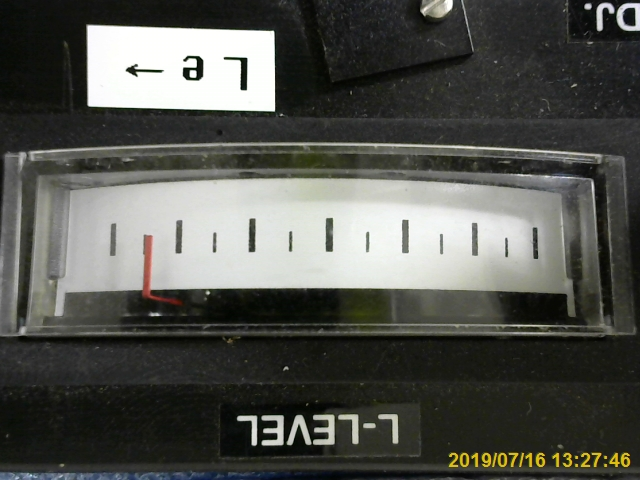
#> input picture sample_1.jpg, 640 x 480 px, found by its file name
$ jupyter execute moon_sample.ipynb
#> lines starting #> are read from the running program, lines starting #| are printed output that depends on the picture; after the words box and inside, x2 and y2 are one past the last pixel; in counts of white or black regions, pixels touching at a corner belong together; long printed decimals are rounded
[cell 1]
import cv2
#print(cv2.__version__)

[cell 2]
import cv2
fname = "sample_1.jpg"
threshold =45 #二値化閾値

img_color = cv2.imread(fname) #画像を読み出しオブジェクトimg_colorに代入
#> img_color is the input picture: shape (480, 640, 3); mean B, G, R 79.4, 84.5, 83.4
img_gray = cv2.imread(fname, cv2.IMREAD_GRAYSCALE) #画像をグレースケールで読み出しオブジェクトimg_grayに代入
#> img_gray: shape (480, 640); min 1, max 255, mean 83.6
img_blur = cv2.blur(img_gray, (11, 11)) #img_grayを平均化領域11×11で平均化処理しimg_blurに代入
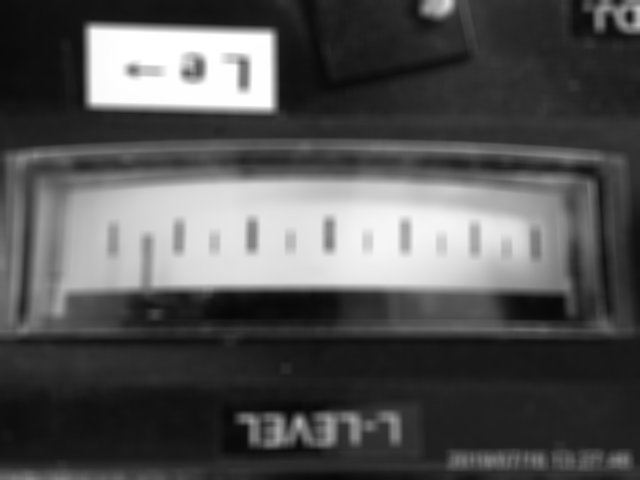
#> img_blur: shape (480, 640); min 6, max 255, mean 83.6
ret, img_binary= cv2.threshold(img_blur, threshold, 255, cv2.THRESH_BINARY) #オブジェクトimg_blurを閾値threshold(127)で二値化しimg_binaryに代入
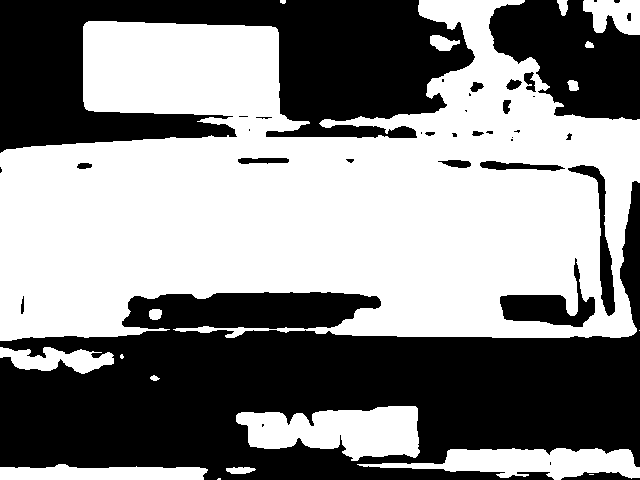
#> img_binary: shape (480, 640); 53% white; 38 black regions (17 under 20 px)
#> ret = 45

contours, hierarchy = cv2.findContours(img_binary, cv2.RETR_TREE, cv2.CHAIN_APPROX_SIMPLE) #img_binaryを領域抽出
#> contours = 49 contours, 17 with area under 20; largest, box (x1, y1, x2, y2) and area: (0, 0, 640, 341) 147732, (236, 406, 420, 461) 6702, (357, 448, 640, 480) 4732, (499, 257, 596, 328) 2536, (0, 464, 208, 480) 2416
cnt=contours[0] #一つ目の領域をcntに代入
#> cnt = [[218, 478], [217, 479], [220, 479], [220, 478]]
cv2.drawContours(img_color, cnt, -1, (0,255,0), 2) #領域cntを緑色でimg_colorに重ね書き
#> img_color: shape (480, 640, 3); under 0.01% of pixels changed, all inside (x1, y1, x2, y2) = (216, 477, 222, 480)
cnt_area = cv2.contourArea(cnt) #領域cntの面積をcnt_areaに代入
#> cnt_area = 2.5

(x,y),radius = cv2.minEnclosingCircle(cnt) #領域cntに対して外接円を求め中心座標x,yと半径radiusを取得
#> x = 218.5; y = 478.5; radius = 1.58
center = (int(x),int(y)) #外接円を描画するために中心座標x,yを整数変換し中心座標centerとする
#> center = (218, 478)
radius = int(radius) #外接円を描画するためにradiusを整数変換し半径とする
#> radius = 1
img_color = cv2.circle(img_color,center,radius,(0,0,255),2) #img_color上に外接円を赤で描画する
#> img_color: shape (480, 640, 3); mean B, G, R 79.4, 84.5, 83.4

circle_area =radius*radius*3.14 #外接円面積を求めcircle_areaに代入
#> circle_area = 3.14
area_ratio=cnt_area/circle_area #cnt_area/circle_areをarea_ratioに代入
#> area_ratio = 0.796

img_binary_bgr = cv2.cvtColor(img_binary, cv2.COLOR_GRAY2BGR)  #二値化画像img_binaryをカラー画像(BGR)に変換しimg_binary_bgrとする
#> img_binary_bgr: shape (480, 640, 3); 53% white; 38 black regions (17 under 20 px), largest, box (x1, y1, x2, y2) and area: (0, 181, 640, 480) 85106, (0, 0, 475, 153) 41216, (489, 0, 640, 120) 12099
img_result=cv2.vconcat([img_binary_bgr,img_color]) #img_binary_bgrとimg_colorを縦に連結しimg_resultとする
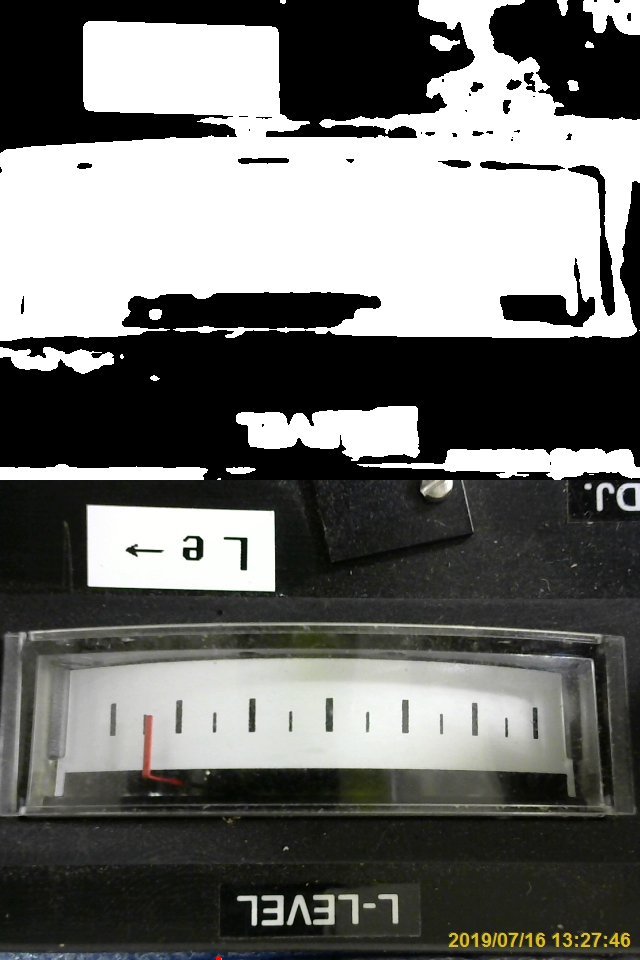
#> img_result: shape (960, 640, 3); mean B, G, R 107.3, 109.9, 109.3
height = img_result.shape[0] #img_resultの高さをheightに
#> height = 960
width = img_result.shape[1] #img_resultの幅をwidthに
#> width = 640
img_result_resize = cv2.resize(img_result , (int(width*0.5), int(height*0.5))) #img_resultの高さ幅を半分にしてimg_result_resizeとする
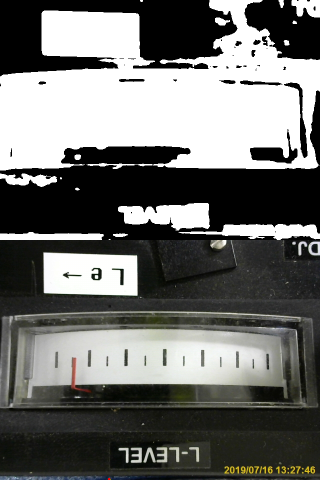
#> img_result_resize: shape (480, 320, 3); mean B, G, R 107.3, 109.9, 109.4

print('月の面積 : ',cnt_area) #cnt_areaの表示
#| 月の面積 :  2.5
print('外接円の面積 : ',circle_area) #circle_areaの表示
#| 外接円の面積 :  3.14
print('月の面積/外接円の面積 : ',area_ratio) #cnt_area/circle_areaの表示
#| 月の面積/外接円の面積 :  0.7962

cv2.imshow("result",img_result_resize) #img_result_resizeの表示

cv2.waitKey(0) #キー入力待ち
cv2.destroyAllWindows() #ウインドウを閉じる
